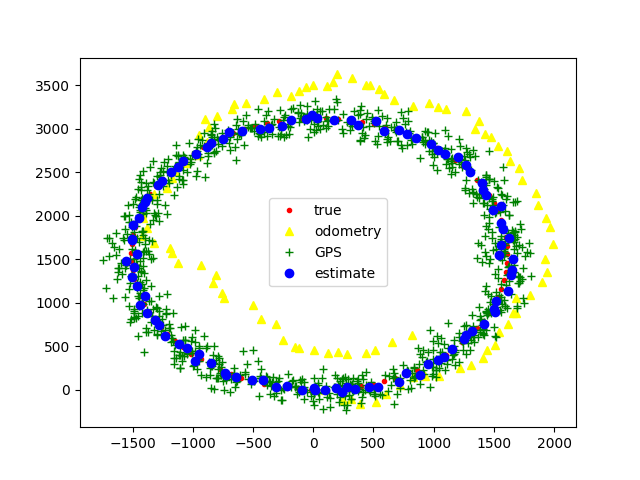

Python code for this plot:
import numpy as np
import matplotlib.pyplot as plt
import matplotlib.animation as animation

fig = plt.figure()
ims = []
ims_x = []
ims_y = []
ims_X = []
ims_Y = []
ims_Xg = []
ims_Yg = []
ims_Xo = []
ims_Yo = []

r = 100.0 #(unit:mm)
Tv = 0.064 #(unit:ms)
Osigma = 50 #(mm^2)
Gsigma = 100 #(mm^2)
sigma = [0.0 , 0.0]
Xo = 0.0
Yo = 0.0
x  = 0.0
y  = 0.0
X = 0.0
Y = 0.0
Xg = 0.0
Yg = 0.0
Mx = 0.0
My = 0.0
dTx = 0.0
dTy = 0.0
t = 0 
x += r*np.cos(Tv*t)
y += r*np.sin(Tv*t)
X = x
Y = y
Xo = x
Yo = y
Xoo = x
Yoo = y
Mx = x
My = y
Dg = 0.0
Do = 0.0
D = 0.0

while(t<100):
	t += 1
	ims_x.append(x)
	ims_y.append(y)
	ims_Xo.append(Xo)
	ims_Yo.append(Yo)
	ims_X.append(X)
	ims_Y.append(Y)
	#im1.append(plt.plot(x, y, '.',c="r",label="true"))
	#im3.append(plt.plot(Xo, Yo, '^', c="y",label="odometry"))
	#im4.append(plt.plot(X, Y, 'o', c="b",label="estimate"))
	Mx = 0
	My = 0
	x += r*np.cos(Tv*t)
	y += r*np.sin(Tv*t)
	dTx = r*np.cos(Tv*t) + np.random.normal(0, Osigma)
	dTy = r*np.sin(Tv*t) + np.random.normal(0, Osigma)
	Xo += dTx
	Yo += dTy
	Xoo = X + dTx
	Yoo = Y + dTy 
	sigma[0] = (sigma[0])+(Osigma)
	sigma[1] = (sigma[1])+(Osigma)
	k = 0
	while(k < 10):
		Xg  = x + np.random.normal(0, Gsigma)
		Yg  = y + np.random.normal(0, Gsigma)
		ims_Xg.append(Xg)	
		ims_Yg.append(Yg)	
		#im2.append(plt.plot(Xg, Yg, '+', c = "g",label="GPS"))
		Mx += Xg
		My += Yg
		k += 1
	Mx /= 10
	My /= 10
	X = (10*sigma[0]*Mx + Gsigma*Xoo)/(10*sigma[0] + Gsigma)
	Y = (10*sigma[1]*My + Gsigma*Yoo)/(10*sigma[1] + Gsigma)
	sigma[0] = (sigma[0])*(Gsigma)/(10*sigma[0] + Gsigma)
	sigma[1] = (sigma[1])*(Gsigma)/(10*sigma[1] + Gsigma)
	Dg += ((x-Mx)**2+(y-My)**2)
	Do += ((x-Xo)**2+(y-Yo)**2)
	D += ((x-X)**2+(y-Y)**2)
	# ims.append(plt.plot(ims_x,ims_y,'.',c="r",label="true"))
	# ims.append(plt.plot(ims_Xo,ims_Yo,'^', c="yellow",label="odometry"))
	# ims.append(plt.plot(ims_Xg,ims_Yg, '+', c="g",label="GPS"))
	# ims.append(plt.plot(ims_X,ims_Y, 'o', c="b",label="estimate"))
	# plt.legend()
	ani = animation.ArtistAnimation(fig, ims, interval=50, repeat_delay=100)

plt.plot(ims_x,ims_y,'.',c="r",label="true")
plt.plot(ims_Xo,ims_Yo,'^', c="yellow",label="odometry")
plt.plot(ims_Xg,ims_Yg, '+', c="g",label="GPS")
plt.plot(ims_X,ims_Y, 'o', c="b",label="estimate")

#plt.show()
#ani = animation.ArtistAnimation(fig, ims, interval=50, repeat_delay=100)
#ani.save('anim.gif', writer="imagemagick")
plt.legend()
plt.show()
print(sigma[0])
print(Dg/600)
print(Do/600)
print(D/600)
